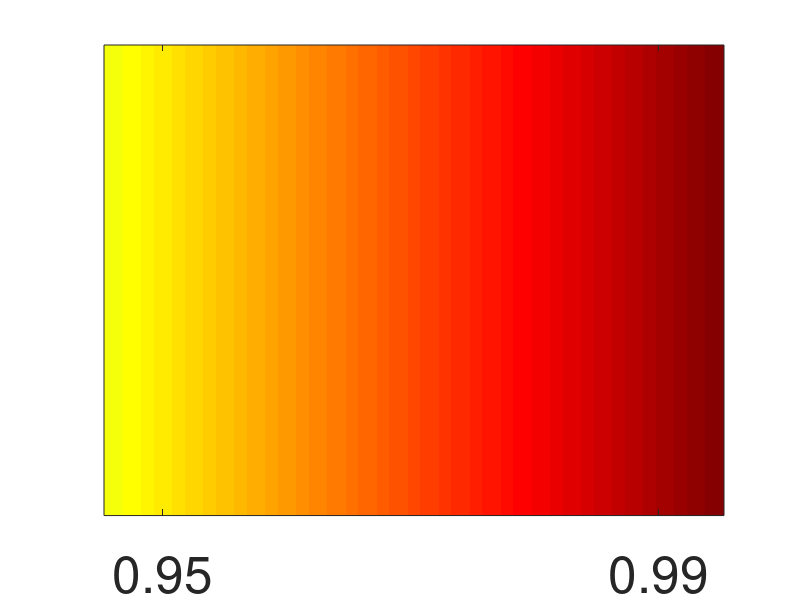

Recreate this plot in MATLAB. (Note: this script raises an error after producing the figure.)


%% 
data = 1:100;
imagesc(data);
% xticks = linspace(1, size(value_list, 2), numel(xticklabels));
xticks = [10, 25, 40, 60, 75, 90];
set(gca, 'YTick', [], 'YTickLabel', []);
set(gca,'XDir','normal');
colorbar = colormap(jet(length(data)));

colorbar(40:60,:) = 1;
xticklabels = [0.99, 0.95, 0.90, 0.90, 0.95, 0.99];

colormap(colorbar);
set(gcf,'Position',[100 100 500 90])
set(gca,'XTick', xticks, 'XTickLabel',xticklabels,'FontName','Helvetica','fontsize',35)





%%
data = 1:100;
imagesc(data);
% xticks = linspace(1, size(value_list, 2), numel(xticklabels));
xticks = [10, 90];
set(gca, 'YTick', [], 'YTickLabel', []);
set(gca,'XDir','normal');
colorbar = colormap(jet(length(data)));

% colorbar(40:60,:) = 1;
colorbar = colorbar(62:100,:);
xticklabels = [0.95, 0.99];

colormap(colorbar);
set(gcf,'Position',[100 100 500 90])
set(gca,'XTick', xticks, 'XTickLabel',xticklabels,'FontName','Helvetica','fontsize',37)







grad_blue=colorGradient([0/255,0/255,255/255],[0/255,255/255,255/255],100);
value_list = [-10:0.1:0];
imagesc(flipud(value_list'));
axis off;
set(gca, 'XTick', [], 'XTickLabel', []);
set(gca,'YDir','normal');
colorbar = grad_blue; 
colormap(flipud(colorbar(20:100,:)));
set(gcf,'Position',[0 0 20 200]);


grad_red=colorGradient([1 0 0],[1 1 0.2],100);
value_list = [0:0.1:10];
imagesc(flipud(value_list'));
axis off;
set(gca, 'XTick', [], 'XTickLabel', []);
set(gca,'YDir','normal');
colorbar = grad_red; 
colormap(flipud(colorbar(20:100,:)));
set(gcf,'Position',[100 100 20 200]);


%% 
value_list = readNPY('/Users/boo/Documents/degree_PhD/data_fmri/analysis_contrast_period/hnd_statistic_ima/tvalue_cropped_2.5_raw_targeting_nowr.nii');
value_list = value_list(:);

value_list = sort(value_list);
value_list = round(value_list,2);

num_ele090 = round(length(value_list)*0.1/2);
num_ele095 = round(length(value_list)*0.05/2);
num_ele099 = round(length(value_list)*0.01/2);

tail090_1 = value_list(1:num_ele090);
tail090_2 = value_list(length(value_list)-num_ele090+1:end);

tail095_1 = value_list(1:num_ele095);
tail095_2 = value_list(length(value_list)-num_ele095+1:end);

tail099_1 = value_list(1:num_ele099);
tail099_2 = value_list(length(value_list)-num_ele099+1:end);


% value_list = [min(value_list):0.01:max(value_list)];
value_list = value_list';
imagesc(value_list);

xticklabels = [max(tail099_1), max(tail095_1), min(tail095_2), min(tail099_2)];

xticks = linspace(1, size(value_list, 2), numel(xticklabels));
set(gca, 'YTick', [], 'YTickLabel', []);
set(gca,'XDir','normal');
colorbar = colormap(jet(length(value_list)));

index = find(value_list>max(tail099_1) & value_list<min(tail099_2));
colorbar(index,:) = 1;
value_list(index,:) = 0;

colormap(colorbar);
set(gcf,'Position',[100 100 500 90])
set(gca,'XTick', xticks, 'XTickLabel',xticklabels,'FontName','Helvetica','fontsize',35)











%% horizational 
input_path = '/Users/boo/Desktop/MEG_data_script/result_MRI_ego_figure/b_lr_svc_corrected.nii';
h1 = MRIread(input_path);
value_list = h1.vol;
value_list = value_list(:);
value_list = unique(value_list);

value_list = [6:2:12];
imagesc(value_list);
xticklabels = [6:2:12];
xticks = linspace(1, size(value_list, 2), numel(xticklabels));
set(gca, 'YTick', [], 'YTickLabel', []);
set(gca,'XDir','normal');
colorbar = colormap(hot(64));
colormap(colorbar(30:50,:));
set(gcf,'Position',[100 100 500 90])
set(gca,'XTick', xticks, 'XTickLabel',xticklabels,'FontName','Helvetica','fontsize',35)



%% vertical 
input_path = '/Users/bo/Documents/data_yuji_lab/data_fmri/analysis_contrast_direction_old/MRI_contrast_corr/tval_corrected_left_back.nii';
h1 = MRIread(input_path);
value_list = h1.vol;
value_list(find(value_list==0))=[];
min(value_list)
max(value_list)

value_list = [1:0.01:3];
imagesc(flipud(value_list'));
yticklabels = [1, 2, 3]';
yticks = linspace(1, size(value_list, 2), numel(yticklabels));
set(gca, 'XTick', [], 'XTickLabel', []);
set(gca,'YDir','normal');
colorbar = colormap(hot(64));
colormap(flipud(colorbar(25:50,:)));
set(gcf,'Position',[100 100 90 650]);
set(gca,'YTick', yticks, 'YTickLabel',yticklabels,'FontName','Helvetica','fontsize',40)


% value_list = [3:0.1:16];
% imagesc(flipud(value_list'));
% yticklabels = [3:3:16]';


%% vertical 
input_path = '/Users/bo/Documents/data_yuji_lab/data_fmri/analysis_contrast_direction/ROIs20210106/tval_con_parietal_z_r_map_b_lr.nii';
h1 = MRIread(input_path);
value_list = h1.vol;
value_list(find(value_list==0))=[];
[min(value_list(:)), max(value_list(:))]


input_path = '/Users/boo/Desktop/MEG_data_script/result_MRI_ego_figure/tval_ego_left_back.nii';
h1 = MRIread(input_path);
value_list = h1.vol;
value_list(find(value_list==0))=[];
[min(value_list(:)), max(value_list(:))]


input_path = '/Users/boo/Desktop/MEG_data_script/result_MRI_ego_figure/tval_raw_ego_back.nii';
h1 = MRIread(input_path);
value_list = h1.vol;
value_list(find(value_list==0))=[];
[min(value_list(:)), max(value_list(:))]




